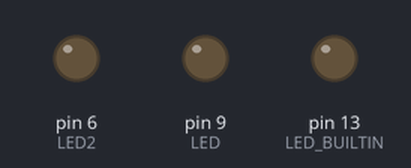
Bench run of a sketch on a simulated Arduino Uno, built with avr-gcc and run on an emulated ATmega328P. Shown: output pins drawn as LEDs (lit = HIGH).

Above: at 36.0 s.
Timing chart, 0 to 36.3 s (numbered marks = the images above):
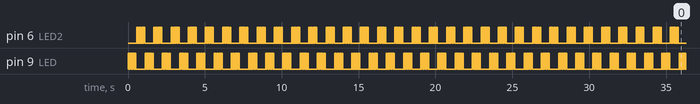

Measured:
- by itself, pin 6 (LED2), pin 9 (LED): repeats every 1.1 s: 6 × (LOW 0.04 s, HIGH 0.04 s), LOW 0.60 s, HIGH 0.04 s

The sketch:

sketch_nov23b.ino
```cpp
const int LED=9;
const int LED2=6;
void setup() {
 pinMode(LED_BUILTIN, OUTPUT);
 digitalWrite(LED_BUILTIN, LOW);
 pinMode (LED, OUTPUT);
 pinMode (LED2, OUTPUT);
}

void loop() {
 for (int i=1; i<=7; i=i+1)
 {
  digitalWrite(LED, HIGH);
  delay(40);
  digitalWrite(LED, LOW);
  delay(40);
 };
 for (int i=1; i<=7; i=i+1)
 {
  digitalWrite(LED2, HIGH);
  delay(40);
  digitalWrite(LED2, LOW);
  delay(40);
 }
}
```
